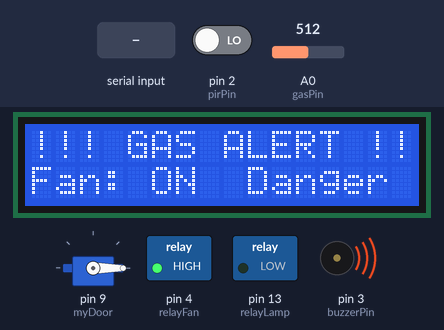
Recording of a sketch running on a simulated Arduino Uno, built with avr-gcc and run on an emulated ATmega328P. Shown: 16×2 character LCD, servo, switched loads named in the sketch (green lamp = pin HIGH), buzzer (waves = sounding). Inputs (shaded band) come from the test bench; at power-on: A0 (gasPin) = 512, pin 2 (pirPin) LOW.

Above: at 3.2 s.
3.3 s: A0 (gasPin) set to 463
4.8 s: A0 (gasPin) set to 433
At 4.93 s:
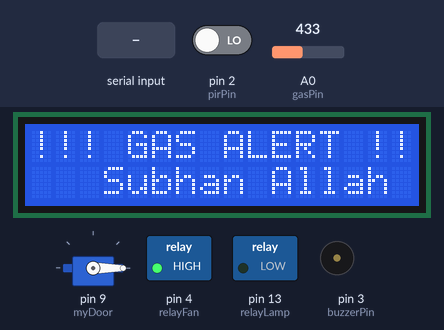
7.0 s: A0 (gasPin) set to 460
At 7.4 s:
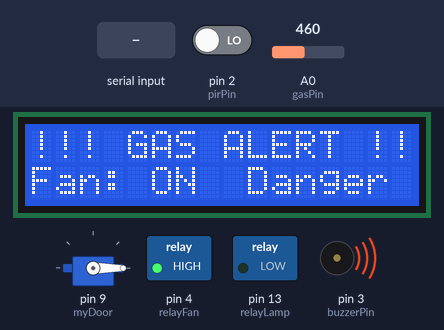
8.5 s: A0 (gasPin) set to 440
At 8.63 s:
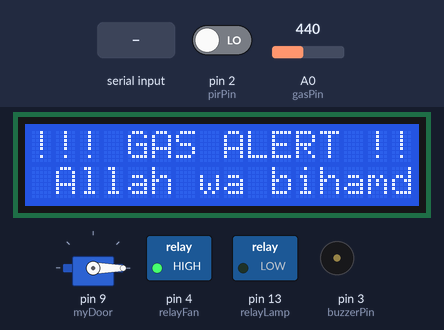
10.7 s: pin 2 (pirPin) driven HIGH
At 10.9 s:
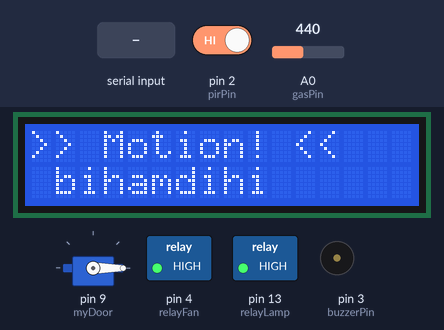
13.0 s: "open\n" received over Serial
At 13.46 s:
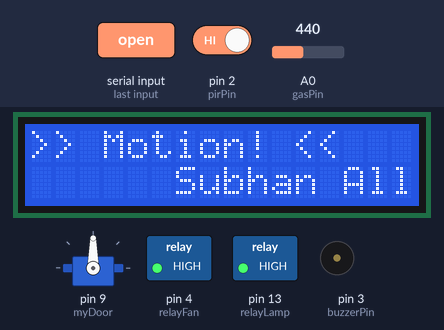
Timing chart, 0 to 16.0 s (numbered marks = the images above; inputs shaded):
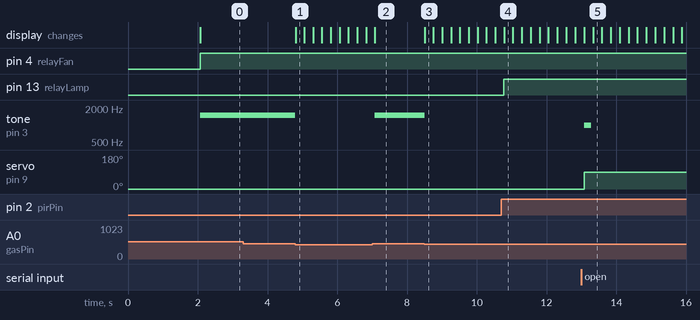

The sketch:

SmartHome_Code.ino
```cpp
#include <LiquidCrystal.h>
#include <Servo.h>

// 1. إعداد الشاشة (RS, E, D4, D5, D6, D7)
LiquidCrystal lcd(12, 11, 5, 6, 7, 8);

// 2. إعداد محرك الباب
Servo myDoor;

// 3. تعريف المنافذ
const int pirPin = 2;       // حساس الحركة
const int buzzerPin = 3;    // السماعة
const int relayFan = 4;     // المروحة
const int relayLamp = 13;   // المصباح
const int gasPin = A0;      // حساس الغاز (MQ-2)

// متغيرات التحكم
String msg = "   Subhan Allah wa bihamdihi   ";
unsigned long messageTimer = 0;
const long displayDuration = 30000; // مدة ظهور الرسائل (30 ثانية)
int gasThreshold = 450;             // حساسية الغاز (عدلها لو الإنذار حساس بزيادة)

void setup() {
  lcd.begin(16, 2);
  myDoor.attach(9);
  myDoor.write(0); // الباب مغلق

  pinMode(pirPin, INPUT);
  pinMode(relayLamp, OUTPUT);
  pinMode(relayFan, OUTPUT);
  pinMode(buzzerPin, OUTPUT);

  Serial.begin(9600);

  lcd.print("System Online");
  delay(2000);
  lcd.clear();
}

void loop() {
  // --- أولاً: فحص خطر الغاز (الأولوية القصوى) ---
  int gasValue = analogRead(gasPin);

  if (gasValue > gasThreshold) {
    digitalWrite(relayFan, HIGH);    // شغل المروحة فوراً
    tone(buzzerPin, 1500);           // صوت إنذار حاد
    lcd.setCursor(0, 0);
    lcd.print("!!! GAS ALERT !!!");
    lcd.setCursor(0, 1);
    lcd.print("Fan: ON  Danger ");
    return; // اخرج من اللوب ولا تنفذ باقي الكود لضمان استمرار الإنذار
  } else {
    noTone(buzzerPin); // اطفئ الإنذار لو الغاز اختفى
  }

  // --- ثانياً: نص التسبيح المتحرك (السطر الثاني دائماً) ---
  static int textPos = 0;
  lcd.setCursor(0, 1);
  String displayMsg = msg.substring(textPos) + msg.substring(0, textPos);
  lcd.print(displayMsg.substring(0, 16));
  textPos++;
  if (textPos >= msg.length()) textPos = 0;

  // --- ثالثاً: فحص الحركة (الإضاءة التلقائية) ---
  if (digitalRead(pirPin) == HIGH) {
    digitalWrite(relayLamp, HIGH);
    lcd.setCursor(0, 0);
    lcd.print(">> Motion! <<   ");
    messageTimer = millis(); // ابدأ عد الـ 30 ثانية
  } else {
    digitalWrite(relayLamp, LOW);
  }

  // --- رابعاً: أوامر التحكم من الـ Serial Monitor ---
  if (Serial.available() > 0) {
    String cmd = Serial.readStringUntil('\n');
    cmd.trim(); cmd.toLowerCase();

    lcd.setCursor(0, 0);
    if (cmd == "open") {
      myDoor.write(90);
      lcd.print(">> Door: OPEN <<");
      tone(buzzerPin, 1000, 200);
    }
    else if (cmd == "close") {
      myDoor.write(0);
      lcd.print(">> Door: CLOSE<<");
      tone(buzzerPin, 800, 200);
    }
    else if (cmd == "fan on") {
      digitalWrite(relayFan, HIGH);
      lcd.print(">> Fan: ON   <<");
    }
    else if (cmd == "fan off") {
      digitalWrite(relayFan, LOW);
      lcd.print(">> Fan: OFF  <<");
    }
    messageTimer = millis(); // صفر العداد ليبدأ 30 ثانية من جديد
  }

  // --- خامساً: إخفاء رسائل السطر الأول بعد 30 ثانية ---
  if (millis() - messageTimer > displayDuration) {
    lcd.setCursor(0, 0);
    lcd.print("                ");
  }

  delay(250); // سرعة تحديث الشاشة والحركة
}
```

Measured:
- the behaviour switches between 451 and 450 on A0 (gasPin) (found by bisection; images 0 and 1)
- after the input at 3.3 s, every drawn part: stays the same
- after the input at 4.8 s, tone on pin 3 (buzzerPin): 1500 Hz → silent at once; the display: changes at once (image 1)
- after the input at 7.0 s, tone on pin 3 (buzzerPin): silent → 1500 Hz after 0.08 s; the display: changes after 0.08 s (image 2)
- after the input at 8.5 s, tone on pin 3 (buzzerPin): 1500 Hz → silent at once; the display: changes at once (image 3)
- after the input at 10.7 s, pin 13 (relayLamp): LOW → HIGH after 0.08 s; the display: changes after 0.08 s (image 4)
- after the input at 13.0 s, tone on pin 3 (buzzerPin): silent → 1000 Hz after 0.08 s, → silent 0.20 s later; servo on pin 9 (myDoor): 0° → 90° after 0.08 s; the display: first changes after 0.08 s (image 5 shows a later state)
